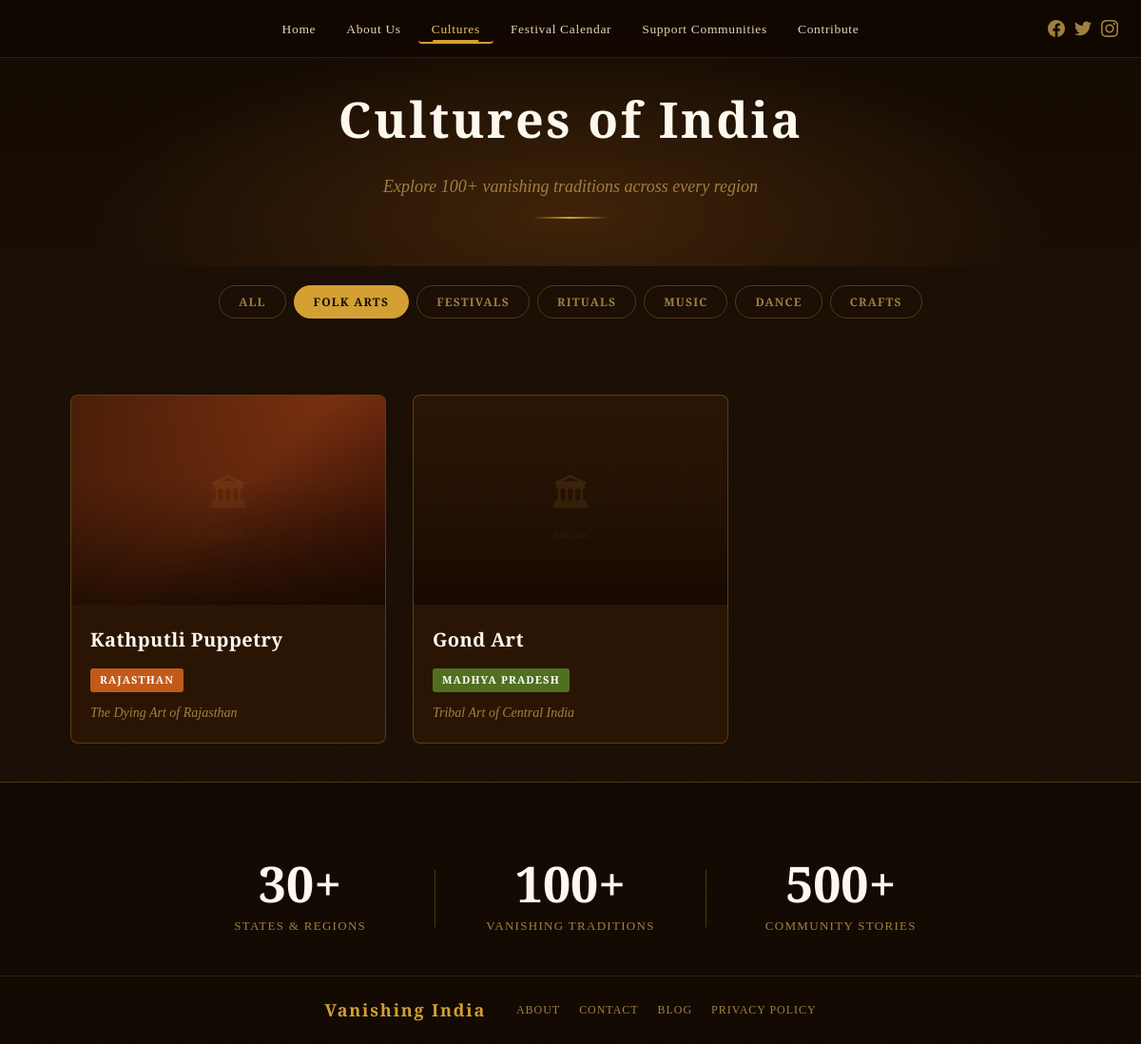
/pages/cultures.php?category=folk_arts, run on the app's committed database.
### tables this page shows
CREATE TABLE IF NOT EXISTS traditions (
    id INT AUTO_INCREMENT PRIMARY KEY,
    title VARCHAR(255) NOT NULL,
    region VARCHAR(255) NOT NULL,
    state VARCHAR(255) NOT NULL,
    category ENUM('folk_arts','festivals','rituals','music','crafts','dance') NOT NULL,
    short_desc TEXT,
    full_desc LONGTEXT,
    image_url VARCHAR(500),
    is_featured TINYINT(1) DEFAULT 0,
    created_at TIMESTAMP DEFAULT CURRENT_TIMESTAMP
);

### pages/cultures.php (the view, shortened to what this page needs)
<?php
$category_filter = $_GET['category'] ?? 'all';
$state_filter    = $_GET['state']    ?? '';
$db = getDB();
if ($db) {
    $sql = "SELECT * FROM traditions WHERE 1";
    $params = [];
    if ($category_filter !== 'all') {
        $sql .= " AND category = ?";
        $params[] = $category_filter;
    }
    $sql .= " ORDER BY is_featured DESC, title ASC";
    $stmt = $db->prepare($sql);
    $stmt->execute($params);
    $traditions = $stmt->fetchAll();
} else {
    $traditions = getTraditions();
}
$tag_classes = [
    'Rajasthan'=>'rajasthan','Himachal Pradesh'=>'himachal','Bihar'=>'bihar',
    'Karnataka'=>'karnataka','Assam'=>'assam','Kerala'=>'kerala',
    'Gujarat'=>'gujarat','Madhya Pradesh'=>'mp',
];
$categories = [
    'all'       => 'All',
    'folk_arts' => 'Folk Arts',
    'festivals' => 'Festivals',
    'rituals'   => 'Rituals',
    'music'     => 'Music',
    'dance'     => 'Dance',
    'crafts'    => 'Crafts',
];
?>
<?php require_once '../includes/header.php'; ?>
<div class="page-hero">
    <div class="page-hero-content">
        <h1 class="page-title">Cultures of India</h1>
        <p class="page-subtitle">Explore 100+ vanishing traditions across every region</p>
        <div class="gold-divider"></div>
    </div>
</div>
<div class="container">
    <div class="filter-tabs">
        <?php foreach ($categories as $key => $label): ?>
        <button class="filter-tab <?= $category_filter === $key ? 'active' : '' ?>"
                data-filter="<?= $key ?>"
                onclick="window.location.href='cultures.php?category=<?= $key ?><?= $state_filter ? '&state='.urlencode($state_filter) : '' ?>'">
            <?= $label ?>
        </button>
        <?php endforeach; ?>
    </div>
    <?php if (empty($traditions)): ?>
    <div style="text-align:center;padding:60px 0;color:var(--color-text-muted);">
        <p style="font-family:var(--font-heading);font-size:18px;">No traditions found in this category yet.</p>
        <a href="cultures.php" style="color:var(--color-gold);font-size:14px;">Browse all →</a>
    </div>
    <?php else: ?>
    <div class="cultures-grid">
        <?php foreach ($traditions as $t):
            $tag = $tag_classes[$t['state']] ?? 'rajasthan';
        ?>
        <a href="tradition.php?id=<?= $t['id'] ?>" class="culture-card" data-category="<?= htmlspecialchars($t['category']) ?>">
            <div class="card-image">
                <?php if (!empty($t['image_url']) && file_exists('../' . $t['image_url'])): ?>
                    <img src="<?= SITE_URL ?>/<?= htmlspecialchars($t['image_url']) ?>" alt="<?= htmlspecialchars($t['title']) ?>" loading="lazy">
                <?php else: ?>
                    <div class="card-img-placeholder <?= $tag ?>" style="height:220px;">
                        <svg viewBox="0 0 200 160" width="160" xmlns="http://www.w3.org/2000/svg">
                            <text x="100" y="90" font-family="serif" font-size="48" text-anchor="middle" fill="#d4a032" opacity="0.4">🏛</text>
                            <text x="100" y="130" font-family="serif" font-size="13" text-anchor="middle" fill="#d4a032" opacity="0.5"><?= htmlspecialchars($t['category']) ?></text>
                        </svg>
                    </div>
                <?php endif; ?>
            </div>
            <div class="card-body">
                <h3 class="card-title"><?= htmlspecialchars($t['title']) ?></h3>
                <span class="card-tag <?= $tag ?>"><?= htmlspecialchars($t['state']) ?></span>
                <p class="card-desc"><?= htmlspecialchars($t['short_desc'] ?? '') ?></p>
            </div>
        </a>
        <?php endforeach; ?>
    </div>
    <?php endif; ?>
</div>
<?php require_once '../includes/footer.php'; ?>

### assets/css/style.css (style rules this page uses)
:root { --color-bg: #1a0e05; --color-bg2: #120a02; --color-surface: #2a1505; --color-surface2: #3a1f08; --color-gold: #d4a032; --color-gold-lt: #f0c060; --color-gold-dk: #8b5e10; --color-amber: #c87820; --color-text: #e8d5b0; --color-text-muted:#a08040; --color-white: #fff8ee; --color-tag-raj: #c25a1a; --color-tag-him: #3d7a5c; --color-tag-bih: #1a5a8a; --font-display: 'Cinzel Decorative', serif; --font-heading: 'Cinzel', serif; --font-body: 'EB Garamond', serif; --shadow-gold: 0 0 30px rgba(212,160,50,0.25); --shadow-deep: 0 8px 40px rgba(0,0,0,0.7); --border-gold: 1px solid rgba(212,160,50,0.3); --radius: 8px; --transition: all 0.35s ease; }
*, *::before, *::after { box-sizing: border-box; margin: 0; padding: 0; }
html { scroll-behavior: smooth; }
body { background-color: var(--color-bg); color: var(--color-text); font-family: var(--font-body); font-size: 17px; line-height: 1.7; overflow-x: hidden; min-height: 100vh; }
body::before { content: ''; position: fixed; inset: 0; pointer-events: none; z-index: 0; opacity: 0.4; }
a { text-decoration: none; color: inherit; }
button { cursor: pointer; border: none; background: none; }
.culture-card { position: relative; border-radius: var(--radius); overflow: hidden; background: var(--color-surface); border: var(--border-gold); cursor: pointer; transition: transform 0.35s ease, box-shadow 0.35s ease; text-decoration: none; display: block; }
.card-image { position: relative; height: 220px; overflow: hidden; }
.card-image::after { content: ''; position: absolute; inset: 0; background: linear-gradient(0deg, rgba(20,8,0,0.85) 0%, rgba(20,8,0,0.2) 60%, transparent 100%); }
.card-img-placeholder { width: 100%; height: 100%; display: flex; align-items: center; justify-content: center; }
.card-img-placeholder.rajasthan { background: linear-gradient(135deg, #4a1e08 0%, #7a3010 50%, #3a1205 100%); }
.card-img-placeholder svg { opacity: 0.4; }
.card-body { padding: 20px; }
.card-title { font-family: var(--font-heading); font-size: 20px; font-weight: 700; color: var(--color-white); margin-bottom: 10px; letter-spacing: 0.02em; }
.card-tag { display: inline-block; font-family: var(--font-heading); font-size: 11px; font-weight: 600; letter-spacing: 0.1em; text-transform: uppercase; padding: 3px 10px; border-radius: 3px; margin-bottom: 10px; }
.card-tag.rajasthan { background: var(--color-tag-raj); color: #fff; }
.card-tag.mp { background: #507020; color: #fff; }
.card-desc { font-size: 14px; color: var(--color-text-muted); font-style: italic; }
.page-hero { min-height: 280px; display: flex; align-items: flex-end; justify-content: center; padding: 80px 24px 50px; background: linear-gradient(180deg, var(--color-bg2) 0%, var(--color-bg) 100%); position: relative; overflow: hidden; text-align: center; }
.page-hero::before { content: ''; position: absolute; inset: 0; background: radial-gradient(ellipse at 50% 80%, rgba(180,100,20,0.25) 0%, transparent 60%); }
.page-hero-content { position: relative; z-index: 1; }
.page-title { font-family: var(--font-heading); font-size: clamp(32px, 5vw, 52px); font-weight: 700; color: var(--color-white); letter-spacing: 0.05em; margin-bottom: 12px; }
.page-subtitle { font-size: 18px; color: var(--color-text-muted); font-style: italic; }
.gold-divider { width: 80px; height: 2px; background: linear-gradient(90deg, transparent, var(--color-gold), transparent); margin: 16px auto 0; }
.container { max-width: 1100px; margin: 0 auto; padding: 0 24px; }
.cultures-grid { display: grid; grid-template-columns: repeat(auto-fill, minmax(300px, 1fr)); gap: 28px; padding: 40px 0; }
.filter-tabs { display: flex; gap: 8px; flex-wrap: wrap; justify-content: center; padding: 20px 0 40px; }
.filter-tab { font-family: var(--font-heading); font-size: 12px; font-weight: 600; letter-spacing: 0.1em; text-transform: uppercase; padding: 8px 20px; border: 1px solid rgba(212,160,50,0.3); border-radius: 20px; color: var(--color-text-muted); cursor: pointer; transition: var(--transition); background: transparent; }
.filter-tab:hover, .filter-tab.active { background: var(--color-gold); color: var(--color-bg2); border-color: var(--color-gold); }

### data on the page
traditions: title "Kathputli Puppetry", state "RAJASTHAN", short_desc "The Dying Art of Rajasthan"
traditions: title "Gond Art", state "MADHYA PRADESH", short_desc "Tribal Art of Central India"

### other printed values
$label "ALL"
$label "FOLK ARTS"
$label "FESTIVALS"
$label "RITUALS"
$label "MUSIC"
$label "DANCE"
$label "CRAFTS"
